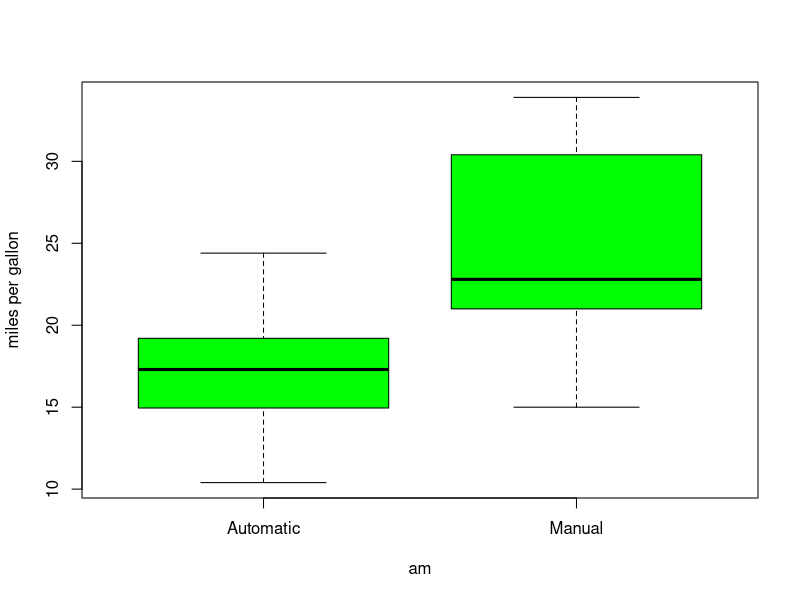
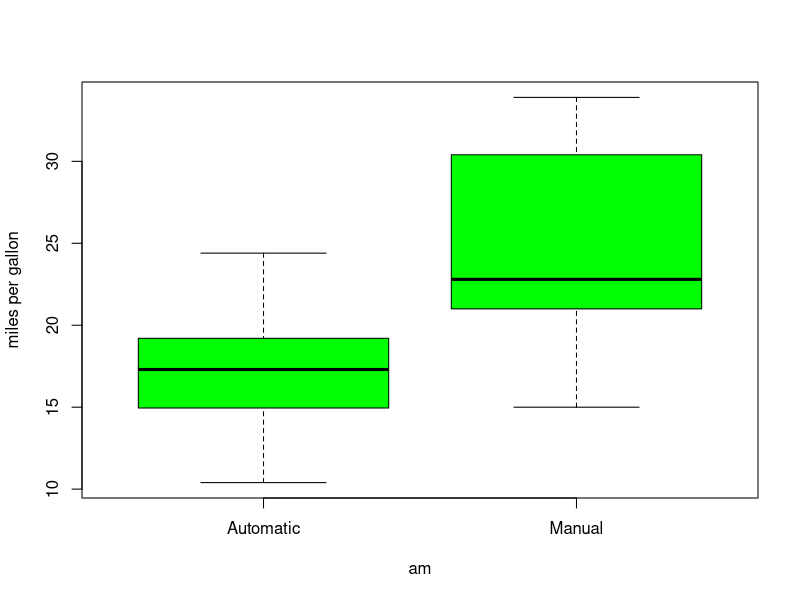
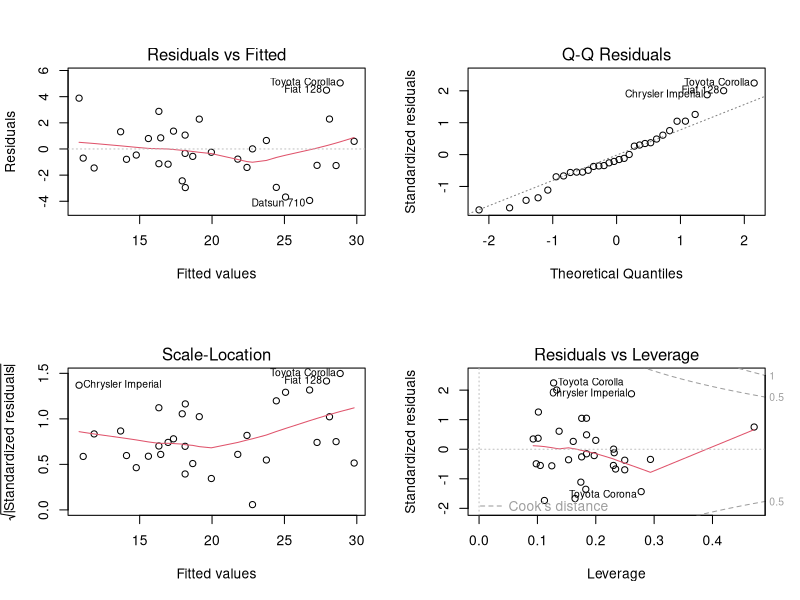

Write R code to recreate these figures, in order.
## ---- chunk 1
data(mtcars)
## ---- chunk 2
#Results omited for not having enought space and not needed.
summary(mtcars)
## ---- chunk 3
mtcars$cyl <- factor(mtcars$cyl)
mtcars$vs <- factor(mtcars$vs)
mtcars$gear <- factor(mtcars$gear)
mtcars$carb <- factor(mtcars$carb)
mtcars$am <- factor(mtcars$am,labels=c('Automatic','Manual'))

#Result shown in the Appendix
summary(mtcars)
## ---- chunk 4
full.model <- lm(mpg ~ ., data = mtcars)
best.model <- step(full.model, direction = "backward")
## ---- chunk 5
#Result shown in the Appendix
summary(best.model)

## ---- chunk 6
t.test(mpg ~ am, data = mtcars)
## ---- chunk 7
#Result shown in the Appendix
boxplot(mpg ~ am, data = mtcars, col = "green", ylab = "miles per gallon")
## ---- chunk 8
summary(mtcars)
## ---- chunk 9
summary(best.model)
## ---- chunk 10
boxplot(mpg ~ am, data = mtcars, col = "green", ylab = "miles per gallon")
## ---- chunk 11
par(mfrow=c(2, 2))
plot(best.model)
